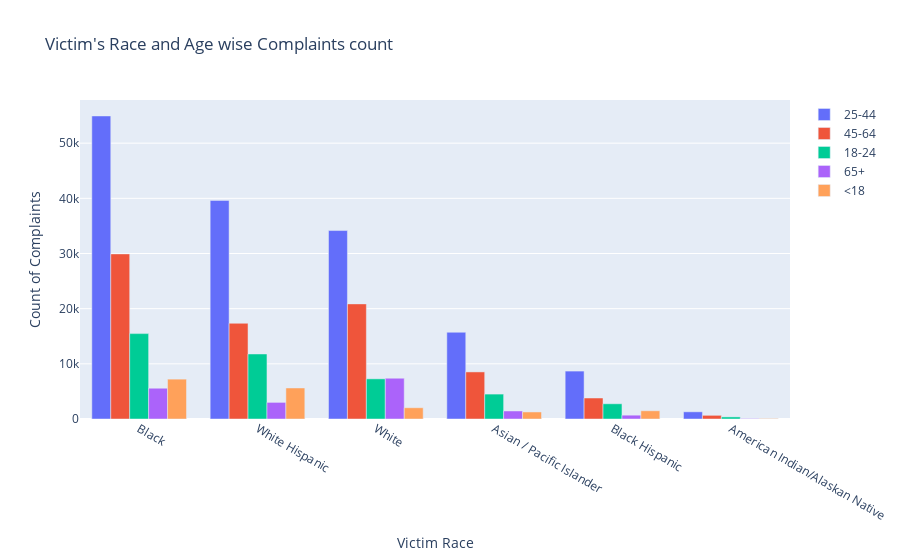

Notebook code for this chart:
### Code cell
graphFiveDF = complaints_clean_df.groupby(["vic_race","vic_age_group"]).count()['cmplnt_num'].reset_index()
graphFiveDF = graphFiveDF[graphFiveDF["cmplnt_num"]>0].sort_values(by = "cmplnt_num", ascending = False)

complaintsdic = {}
for keys, values in graphFiveDF.iterrows():
    dictKey = values["vic_age_group"].title()
    if dictKey not in complaintsdic: # Check if the key exist in the dictionary
        complaintsdic[dictKey] = {}
        complaintsdic[dictKey]["x"] = []
        complaintsdic[dictKey]["y"] = []
    
    complaintsdic[dictKey]["x"].append(values["vic_race"].title())    
    complaintsdic[dictKey]["y"].append(values["cmplnt_num"])
# print(admissionType)     

graphList = []
for keys, values in enumerate(complaintsdic):
    graphList.append(go.Bar(
        name = values,
        x = complaintsdic[values]["x"],
        y = complaintsdic[values]["y"]
    ))
fig = go.Figure()
fig = go.Figure(data = graphList)
fig.update_layout(
    title="Victim's Race and Age wise Complaints count ",
    xaxis_title="Victim Race",
    yaxis_title="Count of Complaints"
)
fig.show()

### Figure 1 — Plotly figure (JSON) as saved in the notebook; plotly's stock layout.template omitted (floating-point values rounded to 4 significant figures)
{"data": [{"name": "25-44", "type": "bar", "x": ["Black", "White Hispanic", "White", "Asian / Pacific Islander", "Black Hispanic", "American Indian/Alaskan Native"], "y": [54932, 39628, 34160, 15722, 8686, 1304]}, {"name": "45-64", "type": "bar", "x": ["Black", "White", "White Hispanic", "Asian / Pacific Islander", "Black Hispanic", "American Indian/Alaskan Native"], "y": [29927, 20866, 17353, 8536, 3804, 666]}, {"name": "18-24", "type": "bar", "x": ["Black", "White Hispanic", "White", "Asian / Pacific Islander", "Black Hispanic", "American Indian/Alaskan Native"], "y": [15477, 11785, 7280, 4518, 2761, 379]}, {"name": "65+", "type": "bar", "x": ["White", "Black", "White Hispanic", "Asian / Pacific Islander", "Black Hispanic", "American Indian/Alaskan Native"], "y": [7391, 5578, 3010, 1454, 693, 87]}, {"name": "<18", "type": "bar", "x": ["Black", "White Hispanic", "White", "Black Hispanic", "Asian / Pacific Islander", "American Indian/Alaskan Native"], "y": [7227, 5623, 2041, 1492, 1277, 87]}], "layout": {"title": {"text": "Victim's Race and Age wise Complaints count "}, "xaxis": {"title": {"text": "Victim Race"}}, "yaxis": {"title": {"text": "Count of Complaints"}}}}
